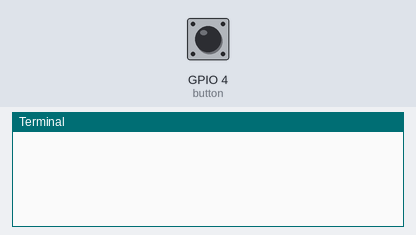
The program below on a simulated Raspberry Pi (BCM pin numbers). On the bench: the last lines printed to the terminal. Inputs (shaded band) come from the test bench; at power-on: GPIO 4 (button) HIGH.

Above: at 1.2 s.
1.3 s: GPIO 4 (button) pulled LOW for 0.15 s
At 2.2 s:
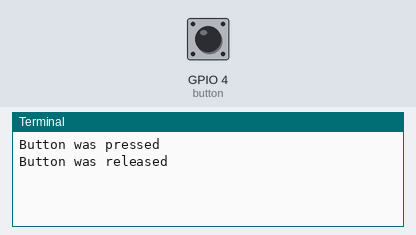
2.9 s: GPIO 4 (button) pulled LOW for 3.2 s
At 4.7 s:
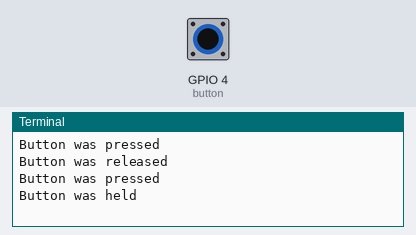

Measured:
- after the input at 1.3 s, the terminal: prints a new line at once (image 1)
- after the input at 2.9 s, the terminal: prints a new line after 1.0 s (image 2)

The program:

button_press.py
```python
from gpiozero import Button
from signal import pause

button = Button(4)

def button_pressed():
    print("Button was pressed")

def button_held():
    print("Button was held")

def button_released():
    print("Button was released")

button.when_pressed = button_pressed
button.when_held = button_held
button.when_released = button_released

pause()
```
